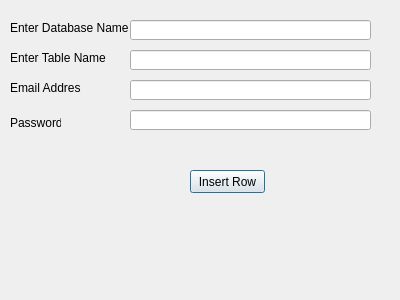
<?xml version="1.0" encoding="UTF-8"?>
<ui version="4.0">
 <class>Dialog</class>
 <widget class="QDialog" name="Dialog">
  <property name="geometry">
   <rect>
    <x>0</x>
    <y>0</y>
    <width>400</width>
    <height>300</height>
   </rect>
  </property>
  <property name="windowTitle">
   <string>Dialog</string>
  </property>
  <widget class="QLabel" name="label">
   <property name="geometry">
    <rect>
     <x>10</x>
     <y>20</y>
     <width>121</width>
     <height>16</height>
    </rect>
   </property>
   <property name="text">
    <string>Enter Database Name</string>
   </property>
  </widget>
  <widget class="QLabel" name="label_2">
   <property name="geometry">
    <rect>
     <x>10</x>
     <y>50</y>
     <width>121</width>
     <height>16</height>
    </rect>
   </property>
   <property name="text">
    <string>Enter Table Name</string>
   </property>
  </widget>
  <widget class="QLabel" name="label_3">
   <property name="geometry">
    <rect>
     <x>10</x>
     <y>80</y>
     <width>71</width>
     <height>16</height>
    </rect>
   </property>
   <property name="text">
    <string>Email Address</string>
   </property>
  </widget>
  <widget class="QLabel" name="label_4">
   <property name="geometry">
    <rect>
     <x>10</x>
     <y>112</y>
     <width>51</width>
     <height>21</height>
    </rect>
   </property>
   <property name="text">
    <string>Password</string>
   </property>
  </widget>
  <widget class="QLineEdit" name="lineEditDBName">
   <property name="geometry">
    <rect>
     <x>130</x>
     <y>20</y>
     <width>241</width>
     <height>20</height>
    </rect>
   </property>
  </widget>
  <widget class="QLineEdit" name="lineEditTableName">
   <property name="geometry">
    <rect>
     <x>130</x>
     <y>50</y>
     <width>241</width>
     <height>20</height>
    </rect>
   </property>
  </widget>
  <widget class="QLineEdit" name="lineEditEmailAddress">
   <property name="geometry">
    <rect>
     <x>130</x>
     <y>80</y>
     <width>241</width>
     <height>20</height>
    </rect>
   </property>
  </widget>
  <widget class="QLineEdit" name="lineEditPassword">
   <property name="geometry">
    <rect>
     <x>130</x>
     <y>110</y>
     <width>241</width>
     <height>20</height>
    </rect>
   </property>
   <property name="echoMode">
    <enum>QLineEdit::Password</enum>
   </property>
  </widget>
  <widget class="QPushButton" name="pushButtonInsertRow">
   <property name="geometry">
    <rect>
     <x>190</x>
     <y>170</y>
     <width>75</width>
     <height>23</height>
    </rect>
   </property>
   <property name="text">
    <string>Insert Row</string>
   </property>
  </widget>
  <widget class="QLabel" name="labelResponse">
   <property name="geometry">
    <rect>
     <x>20</x>
     <y>240</y>
     <width>351</width>
     <height>31</height>
    </rect>
   </property>
   <property name="text">
    <string/>
   </property>
  </widget>
 </widget>
 <resources/>
 <connections/>
</ui>
